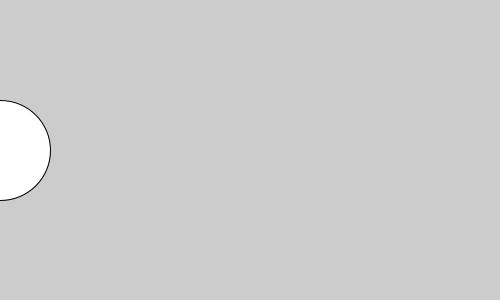
Frame 1 (no input)
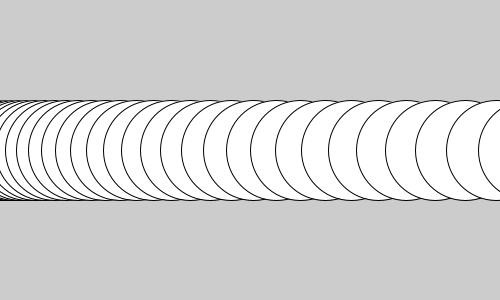
Frame 60 (the mouse pressed at the canvas centre just before this capture)
Frame 120 (the mouse held since frame 60 and released just before this capture): identical to frame 60, image omitted

The Processing sketch that drew these frames (run headless with seeded random() and noise(); from frame 60 on, the mouse is pressed at the canvas centre):

// Processing sketch: sketch_06_constant_acc
// ── sketch_06_constant_acc.pde
int s, v, a;
void setup() {
  size(500,300);
  s = 0;
  v = 1;
  a = 1;
}
void draw() {
  ellipse(s,height/2,100,100);
  s = s + v;
  v = v + a;
}
